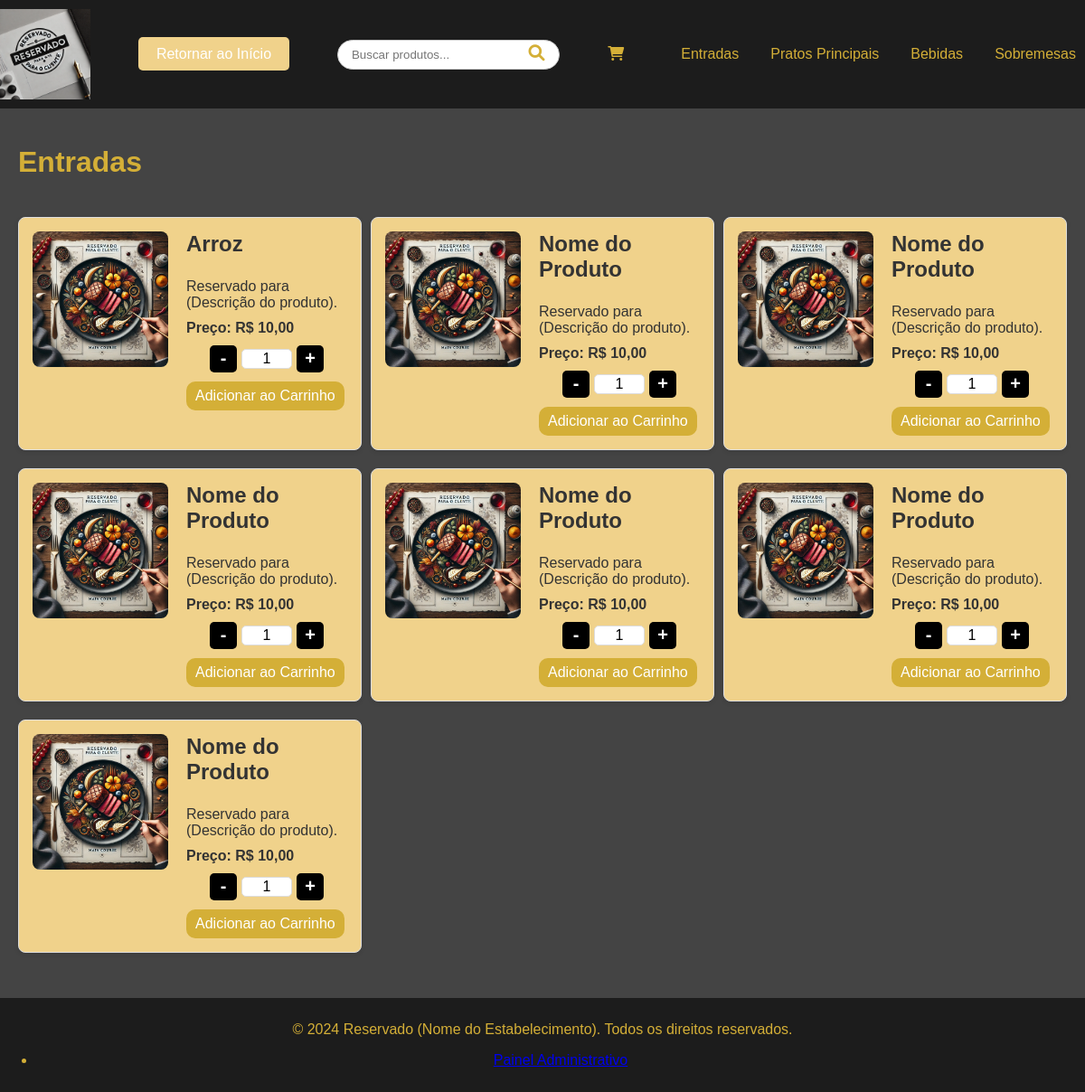
The page /sections/entradas.php on the database its author committed.
### tables this page shows
CREATE TABLE `produtos` (
  `id` int NOT NULL AUTO_INCREMENT,
  `nome` varchar(255) NOT NULL,
  `descricao` text NOT NULL,
  `preco` decimal(10,2) NOT NULL,
  `categoria` enum('entradas','principais','bebidas','sobremesas') NOT NULL,
  `imagem` varchar(255) DEFAULT NULL,
  `data_criacao` timestamp NULL DEFAULT CURRENT_TIMESTAMP,
  PRIMARY KEY (`id`)
);

### sections/entradas.php (the view, shortened to what this page needs)
<?php
$incluir_rodape = !isset($GLOBALS['incluir_rodape']) || $GLOBALS['incluir_rodape'];
if (basename($_SERVER['PHP_SELF']) == 'entradas.php') {
    include $_SERVER['DOCUMENT_ROOT'] . '/cardapio-dinamico/header.php';
}
?>
<?php
require_once dirname(__DIR__) . '/db/conexao.php';
$base_url = '/cardapio-dinamico/admin/uploads/produtos/';
$stmt = $pdo->prepare("SELECT * FROM produtos WHERE categoria = 'entradas' ORDER BY nome");
$stmt->execute();
$produtos = $stmt->fetchAll(PDO::FETCH_ASSOC);
?>
<!DOCTYPE html>
<html lang="pt-BR">
<head>
    <link rel="stylesheet" href="../assets/css/style.css?v=<?php echo time(); ?>">
</head>
<body>
    <h1>Entradas</h1>
    <div class="produtos-container">
        <?php foreach ($produtos as $produto): ?>
        <div class="produto-item">
            <div class="produto-imagem">
                <?php if ($produto['imagem']): ?>
                    <img src="<?php echo $base_url . htmlspecialchars($produto['imagem']); ?>" alt="<?php echo htmlspecialchars($produto['nome']); ?>">
                <?php endif; ?>
            </div>
            <div class="produto-info">
                <h3><?php echo htmlspecialchars($produto['nome']); ?></h3>
                <p><?php echo htmlspecialchars($produto['descricao']); ?></p>
                <p class="preco">Preço: R$ <?php echo number_format($produto['preco'], 2, ',', '.'); ?></p>
                <form class="adicionar-carrinho-form">
                    <div class="quantidade-container">
                        <button type="button" class="quantidade-btn diminuir">-</button>
                        <input type="number" name="quantidade" value="1" min="1" required class="quantidade-input">
                        <button type="button" class="quantidade-btn aumentar">+</button>
                    </div>
                    <button type="button" class="adicionar-carrinho-btn">Adicionar ao Carrinho</button>
                </form>
            </div>
        </div>
        <?php endforeach; ?>
    </div>
    <?php if ($incluir_rodape): ?>
        <?php include $_SERVER['DOCUMENT_ROOT'] . '/cardapio-dinamico/footer.php'; ?>
    <?php endif; ?>
</body>
</html>

### assets/css/carrinho.css (style rules this page uses)
.produto-item { position: relative; padding: 15px; border: 1px solid #ddd; margin-bottom: 10px; }
.adicionar-carrinho-btn { background-color: #d4af37; color: white; padding: 7px 10px; border: none; border-radius: 10px; font-size: 16px; cursor: pointer; transition: background-color 0.3s ease; }
.quantidade-container { display: flex; align-items: center; justify-content: center; margin-bottom: 10px; }
.quantidade-btn { background-color: #000; color: white; border: none; width: 30px; height: 30px; font-size: 20px; font-weight: bold; cursor: pointer; display: flex; align-items: center; justify-content: center; border-radius: 5px; margin: 0 5px; }
.quantidade-input { width: 50px; text-align: center; font-size: 16px; border: 1px solid #ddd; border-radius: 5px; }
input[type=number] { -webkit-appearance: none; -moz-appearance: textfield; appearance: none; }

### assets/css/global.css (style rules this page uses)
html, body { height: 100%; margin: 0; }
body { display: flex; flex-direction: column; font-family: Arial, sans-serif; background-color: #444; color: #d4af37; margin: 0; padding: 0; }
.produtos-container { display: grid; grid-template-columns: repeat(3, 1fr); gap: 10px; padding: 20px 0; }
.produto-item { background-color: #f0d28b; border: 1px solid #ddd; border-radius: 8px; overflow: hidden; padding: 15px; box-shadow: 0 2px 5px rgba(0, 0, 0, 0.1); transition: transform 0.2s ease; display: flex; align-items: flex-start; }
.produto-imagem img { max-width: 150px; height: auto; margin-right: 20px; border-radius: 8px; display: block; }
.produto-info { flex-grow: 1; }
.produto-info h3 { margin-top: 0; font-size: 1.5em; color: #333; }
.produto-info p { margin: 10px 0; color: #333; }
.produto-info .preco { font-weight: bold; color: #333; }

### rows shown on the page
produtos: imagem (picture), nome "Arroz", descricao "Reservado para (Descrição do produto).", preco "10,00"
produtos: imagem (picture), nome "Nome do Produto", descricao "Reservado para (Descrição do produto).", preco "10,00"
produtos: imagem (picture), nome "Nome do Produto", descricao "Reservado para (Descrição do produto).", preco "10,00"
produtos: imagem (picture), nome "Nome do Produto", descricao "Reservado para (Descrição do produto).", preco "10,00"
produtos: imagem (picture), nome "Nome do Produto", descricao "Reservado para (Descrição do produto).", preco "10,00"
produtos: imagem (picture), nome "Nome do Produto", descricao "Reservado para (Descrição do produto).", preco "10,00"
produtos: imagem (picture), nome "Nome do Produto", descricao "Reservado para (Descrição do produto).", preco "10,00"

### other values the page prints
$section['title'] "Entradas"
$section['title'] "Pratos Principais"
$section['title'] "Bebidas"
$section['title'] "Sobremesas"
$site_name "Reservado (Nome do Estabelecimento)"
